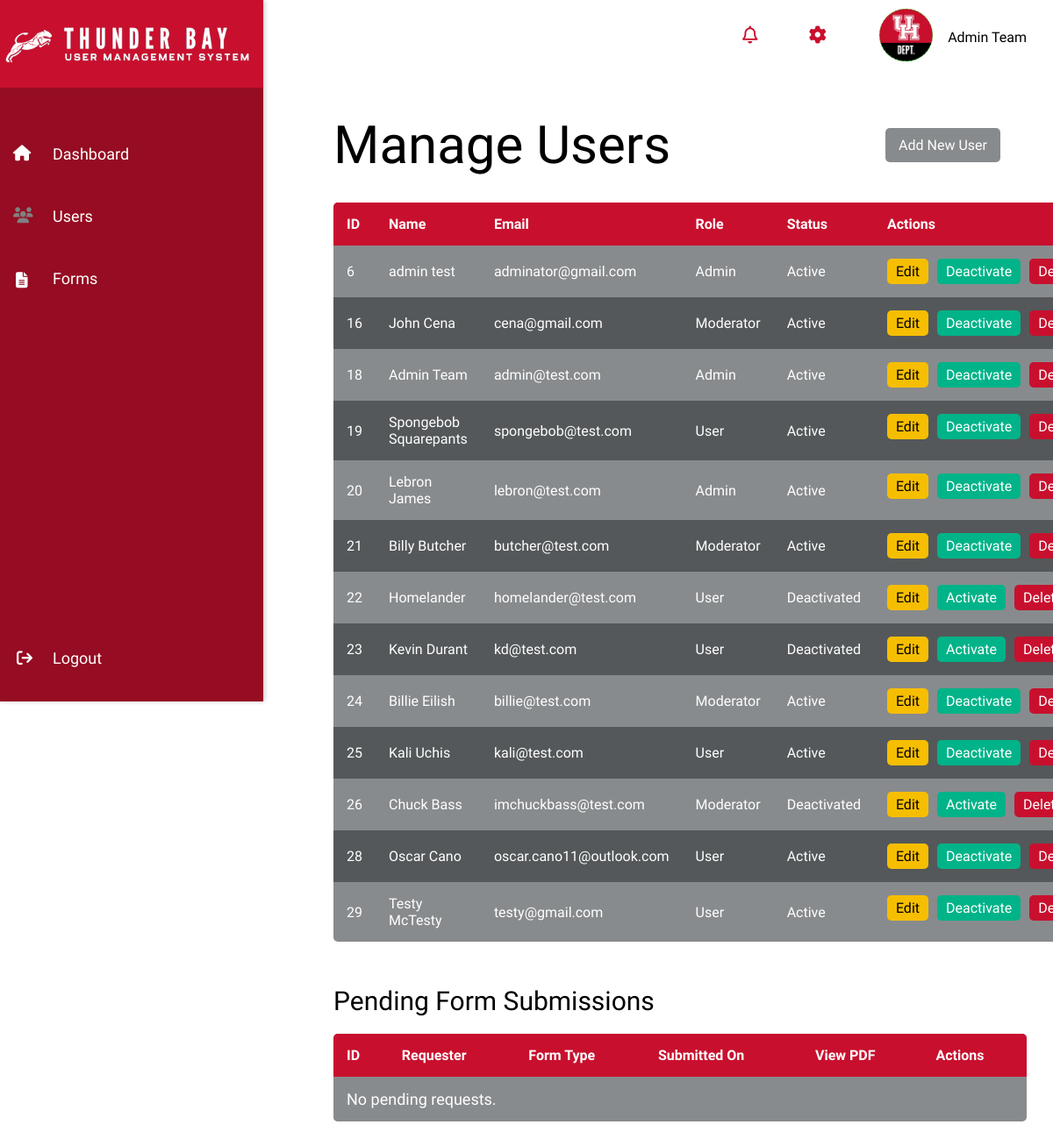
Page /users/ (signed in) on the committed database.
### usr_mgmt_app/models.py (models this page shows, shortened)
class UserProfile(AbstractUser):
    ROLE_CHOICES = [
        ('admin', 'Admin'),
        ('moderator', 'Moderator'),
        ('user', 'User'),
    ]
    ACADEMIC_LEVEL_CHOICES = [
        ('undergraduate', 'Undergraduate'),
        ('graduate', 'Graduate'),
    ]
    COLLEGE_CHOICES = [
        ('architecture', 'Gerald D. Hines College of Architecture and Design'),
        ('arts', 'Kathrine G. McGovern College of the Arts'),
        ('business', 'C.T. Bauer College of Business'),
        ('education', 'College of Education'),
        ('engineering', 'Cullen College of Engineering'),
        ('technology', 'Technology Division at the Cullen College of Engineering'),
        ('liberal_arts', 'College of Liberal Arts and Social Sciences'),
        ('nsm', 'College of Natural Sciences and Mathematics'),
        ('nursing', 'Andy and Barbara Gessner College of Nursing'),
        ('medicine', 'Tilman J. Fertitta Family College of Medicine'),
        ('optometry', 'College of Optometry'),
        ('pharmacy', 'College of Pharmacy'),
        ('hospitality', 'Conrad N. Hilton College of Global Hospitality Leadership'),
        ('law', 'UH Law Center'),
        ('social_work', 'Graduate College of Social Work'),
        ('public_affairs', 'Hobby School of Public Affairs'),
        ('honors', 'The Honors College'),
    ]
    cougar_id = models.CharField(max_length=7,unique=True,null=True,blank=True,validators=[RegexValidator(regex=r'^\d{7}$', message='Cougar ID must be exactly 7 digits')])
    role = models.CharField(max_length=10, choices=ROLE_CHOICES, default='user')
    major = models.CharField(max_length=100, null=True, blank=True)
    college = models.CharField(max_length=50, choices=COLLEGE_CHOICES, null=True, blank=True)
    academic_level = models.CharField(max_length=15, choices=ACADEMIC_LEVEL_CHOICES, null=True, blank=True)
    profile_picture = models.ImageField(upload_to='profile_pictures/', null=True, blank=True)
    profile_banner = models.ImageField(upload_to='banner_pictures/', null=True,blank=True)
    bio = models.TextField(null=True, blank=True)
    is_active = models.BooleanField(default=True)
    created_at = models.DateTimeField(auto_now_add=True)
    updated_at = models.DateTimeField(auto_now=True)
    signature = models.ImageField(upload_to='signatures/', null=True, blank=True, validators=[validate_signature_file])
    groups = models.ManyToManyField(Group, related_name="userprofile_groups", blank=True)
    user_permissions = models.ManyToManyField(Permission, related_name="userprofile_permissions", blank=True)
    class Meta:
        permissions = [
            ("can_read", "Can read data"),
            ("can_edit", "Can edit data"),
            ("can_manage_users", "Can activate/deactivate and delete users"),
            ("can_approve", "Can approve requests"),  # Added new permission
        ]

### usr_mgmt_app/views.py (the view)
# urls.py: path('users/', views.user_list, name='user_list'),  # List of users
@login_required
@permission_required('usr_mgmt_app.can_read', raise_exception=True)
def user_list(request):
    users = UserProfile.objects.all()
    pending_requests = []
    for thesis in ThesisRequest.objects.filter(status="Pending"):
        pending_requests.append({"id": thesis.id, "type": "ThesisRequest", "request": thesis})
    for withdrawal in WithdrawalRequest.objects.filter(status="Pending"):
        pending_requests.append({"id": withdrawal.id, "type": "WithdrawalRequest", "request": withdrawal})
    for rcl in ReducedCourseLoadRequest.objects.filter(status="Pending"):
        pending_requests.append({"id": rcl.id, "type": "ReducedCourseLoadRequest", "request": rcl})
    for petition in PetitionRequest.objects.filter(status="Pending"):
        pending_requests.append({"id": petition.id, "type": "PetitionRequest", "request": petition})
    print("Final pending_requests:", pending_requests)  # Debugging
    has_edit_permission = request.user.has_perm('usr_mgmt_app.can_edit')
    has_manage_users_permission = request.user.has_perm('usr_mgmt_app.can_manage_users')
    context = {
        'has_edit_permission': has_edit_permission,
        'has_manage_users_permission': has_manage_users_permission,
        'users': UserProfile.objects.all(),  # Assuming you have users in your context
        'pending_requests': pending_requests,
    }
    return render(request, 'user_list.html', {
        'users': users,
        'has_edit_permission': has_edit_permission,
        'has_manage_users_permission': has_manage_users_permission,
        'pending_requests': pending_requests,
    })

### templates/user_list.html (shortened to what this page needs)
{% load static %}
<!DOCTYPE html>
<html lang="en">
<head>
    <link rel="stylesheet" href="{% static 'css/dashboard.css' %}">
    <link rel="stylesheet" href="{% static 'css/user_list.css' %}">
</head>
<body>
<nav class="navbar">
    <div class="navbar-content">
        <i id="notifications_icon" class="fa-regular fa-bell"></i>
<div class="dropdown-wrapper">
    <i id="settings_icon" class="fa-solid fa-gear"></i>
</div>
<div class="dropdown-wrapper">
    <div class="navbar_user">
        {% if user.profile_picture %}
            <img class="profile_picture" src="{{ user.profile_picture.url }}" alt="profile picture">
        {% else %}
            <img class="profile_picture" src="{% static 'images/default_profile.png' %}" alt="Default profile picture">
        {% endif %}
        <span class="navbar_username">{{ user.first_name }} {{ user.last_name }}</span>
    </div>
</div>
    </div>
</nav>
    <div class="sidebar">
        <div class = "logoContainer">
            <img class = "logo" src="{% static 'images/logo2.png' %}" alt="logo">
        </div>
    <div class="sidebar-content">
        <a href="{% url 'dashboard' %}" class="sidebar-link" data-icon="fa-house">Dashboard</a>
        <a href="{% url 'user_list' %}" class="sidebar-link" data-icon="fa-users">Users</a>
        <a href="{% url 'approval_requests' %}" class="sidebar-link" data-icon="fa-file-alt">Forms</a>
    </div>
        <div class="logout-container">
            <a href="{% url 'logout' %}" class="logout-btn">Logout</a>
            <i id = "logoutIcon" class="fa-solid fa-arrow-right-from-bracket"></i>
        </div>
    </div>
    <div class="main-content">
        <div class="content-header">
            <h1>Manage Users</h1>
            <a href="{% url 'user_create' %}" class="btn-add-user {% if not has_manage_users_permission %}disabled{% endif %}">Add New User</a>
        </div>
        <table class="user-table">
            <thead>
                <tr>
                    <th>ID</th>
                    <th>Name</th>
                    <th>Email</th>
                    <th>Role</th>
                    <th>Status</th>
                    <th>Actions</th>
                </tr>
            </thead>
            <tbody>
                {% for user in users %}
                <tr>
                    <td>{{ user.id }}</td>
                    <td>{{ user.first_name }} {{ user.last_name }}</td>
                    <td>{{ user.email }}</td>
                    <td>{{ user.get_role_display }}</td>
                    <td>{% if user.is_active %}Active{% else %}Deactivated{% endif %}</td>
                    <td class="actions">
                        <a href="{% url 'user_edit' user.id %}" class="btn-edit {% if not has_edit_permission %}disabled{% endif %}">Edit</a>
                        <a href="{% url 'user_toggle_status' user.id %}" class="btn-status {% if not has_manage_users_permission %}disabled{% endif %}"
                           onclick="return confirmStatusChange('{{ user.first_name }} {{ user.last_name }}', '{{ user.get_status_display }}');">
                            {% if user.is_active %}Deactivate{% else %}Activate{% endif %}
                        </a>
                        <a href="{% url 'user_delete' user.id %}" class="btn-delete {% if not has_manage_users_permission %}disabled{% endif %}"
                           onclick="return confirmDelete('{{ user.first_name }} {{ user.last_name }}');">
                            Delete
                        </a>
                    </td>
                </tr>
                {% empty %}
                <tr>
                    <td colspan="6" class="no-users">No users found.</td>
                </tr>
                {% endfor %}
            </tbody>
        </table>
{% if user.role == "admin" %}
    <h2>Pending Form Submissions</h2>
    <table class="approval-table">
        <thead>
            <tr>
                <th>ID</th>
                <th>Requester</th>
                <th>Form Type</th>
                <th>Submitted On</th>
                <th>View PDF</th>
                <th>Actions</th>
            </tr>
        </thead>
        <tbody>
            {% for entry in pending_requests %}
<tr>
    <td>{{ entry.request.id }}</td>
    <td>{{ entry.request.user.first_name }} {{ entry.request.user.last_name }}</td>
    <td>{{ entry.type }}</td>
    <td>{{ entry.request.created_at|date:"Y-m-d H:i" }}</td>
    <td><a href="{{entry.request.pdf_document.url}}">View PDF</a></td>
    <td>
        {% for request in pending_requests %}
        {% if request.id and request.type %}
        <form method="POST" action="{% url 'approve_request' request.id request.type %}">
            {% csrf_token %}
            <button type="submit" class="btn-approve">Approve</button>
        </form>
        {% else %}
        <span class="text-danger">Invalid Request</span>
        {% endif %}
        {% endfor %}
        {% for request in pending_requests %}
        {% if request.id and request.type %}
        <form method="POST" action="{% url 'return_request' request.id request.type %}">
            {% csrf_token %}
            <button type="submit" class="btn-return">Return</button>
        </form>
        {% else %}
        <span class="text-danger">Invalid Request</span>
        {% endif %}
        {% endfor %}
    </td>
</tr>
{% empty %}
<tr>
    <td colspan="5" class="no-requests">No pending requests.</td>
</tr>
{% endfor %}
        </tbody>
    </table>
{% endif %}
</div>
</body>
</html>

### static/css/dashboard.css (style rules this page uses)
* { margin: 0; padding: 0; box-sizing: border-box; font-family: Source Sans Pro,sans-serif; }
body { background: rgb(255,255,255); color: black; z-index: 1; overflow-x:hidden; }
h1 { font-weight: lighter; font-size:60px; font-family: "League Gothic",sans-serif; }
h2 { font-weight: lighter; font-size: 30px; margin-top:50px; font-family: Source Sans Pro,sans-serif; }
.navbar { padding: 15px 30px; position: fixed; top: 0; left: 300px; right: 0; height: 70px; display: flex; align-items: center; justify-content: space-between; z-index: 1000; flex-direction: row; font-family: Source Sans Pro,sans-serif; }
.navbar-content { display: flex; width: 100%; justify-content: right; align-items: center; flex-grow: 1; flex-direction: row; padding: 10px 0 0 10px; }
.navbar-content > * { margin-left: 1%; }
.navbar_user { display: flex; flex-direction: row; align-items: center; margin-left: 50px; transition: transform 0.3s ease-in-out; padding-right:2%; }
.navbar_username { padding: 15px 0 10px 15px; font-weight: lighter; white-space: nowrap; flex-shrink: 0; }
#settings_icon { font-size: 20px; margin-left:50px; transition: transform 0.3s ease-in-out; color:rgb(200,16,46); }
#notifications_icon { font-size: 20px; transition: transform 0.3s ease-in-out; color:rgb(200,16,46); }
.dropdown-wrapper { position: relative; }
.profile_picture { max-width:65px; width:100%; border-radius: 50%; object-fit: cover; border: 2px solid #fff; background-color: #f0f0f0; }
.main-content { margin-left: 350px; margin-top: 50px; padding: 30px; min-height: 100vh; font-family: Source Sans Pro,sans-serif; overflow-y: scroll; }
.sidebar { height: 100vh; width: 300px; position: fixed; top: 0; left: 0; background: rgb(150,12,34); padding-top: 120px; overflow-y: hidden; overflow-x: hidden; box-shadow: 2px 0px 5px rgba(0, 0, 0, 0.2); z-index: 1001; justify-content: space-between; display: flex; flex-direction: column; font-family: Source Sans Pro,sans-serif; }
.logoContainer { position: absolute; max-width: 500px; width:100%; max-height:100px; height:100%; top: 0; padding-top:10%; background: rgb(200,16,46); }
.logo { position: relative; max-width: 95%; }
.sidebar-content { flex-grow: 1; display: flex; flex-direction: column; margin-top:10%; }
.sidebar-link { position: relative; display: block; padding-left: 40px; font-size: 18px; color: white; }
.sidebar-link::before { content: ""; position: absolute; left: 15px; font-family: "Font Awesome 5 Free"; font-weight: 900; font-size: 18px; color:white; }
.sidebar-link[data-icon="fa-house"]::before { content: "\f015"; color:grey; }
.sidebar-link[data-icon="fa-users"]::before { content: "\f0c0"; color: white; }
.sidebar-link[data-icon="fa-file-alt"]::before { content: "\f15c"; color: white; margin-top:1%; margin-left:1%; }
.sidebar a { display: block; color: rgba(255, 255, 255); padding: 15px 15px 20px 60px; text-decoration: none; font-size: 18px; transition: background 0.3s ease, color 0.3s ease; z-index:1003; }
.sidebar-content a { margin-bottom: 5%; }
#logoutIcon { font-size: 18px; color: rgb(255,255,255); z-index:1002; transform: translate(105%,-215%); }
.logout-btn { padding: 10px 20px; text-decoration: none; border-radius: 5px; transition: background 0.3s ease; z-index:1003; }
.main-content { opacity: 0; animation: fadeIn 1s ease-in-out forwards; }
.navbar i, .sidebar i { transition: transform 0.3s ease-in-out; }

### rows in the picture
UserProfile: profile_picture (picture), first_name "Admin", last_name "Team", id "18", email "admin@test.com", role "Admin", is_active "Active"
UserProfile: id "6", first_name "admin", last_name "test", email "adminator@gmail.com", role "Admin", is_active "Active"
UserProfile: id "16", first_name "John", last_name "Cena", email "cena@gmail.com", role "Moderator", is_active "Active"
UserProfile: id "19", first_name "Spongebob", last_name "Squarepants", email "spongebob@test.com", role "User", is_active "Active"
UserProfile: id "20", first_name "Lebron", last_name "James", email "lebron@test.com", role "Admin", is_active "Active"
UserProfile: id "21", first_name "Billy", last_name "Butcher", email "butcher@test.com", role "Moderator", is_active "Active"
UserProfile: id "22", first_name "Homelander", email "homelander@test.com", role "User", is_active "Deactivated"
UserProfile: id "23", first_name "Kevin", last_name "Durant", email "kd@test.com", role "User", is_active "Deactivated"
UserProfile: id "24", first_name "Billie", last_name "Eilish", email "billie@test.com", role "Moderator", is_active "Active"
UserProfile: id "25", first_name "Kali", last_name "Uchis", email "kali@test.com", role "User", is_active "Active"
UserProfile: id "26", first_name "Chuck", last_name "Bass", email "imchuckbass@test.com", role "Moderator", is_active "Deactivated"
UserProfile: id "28", first_name "Oscar", last_name "Cano", email "oscar.cano11@outlook.com", role "User", is_active "Active"
UserProfile: id "29", first_name "Testy", last_name "McTesty", email "testy@gmail.com", role "User", is_active "Active"
